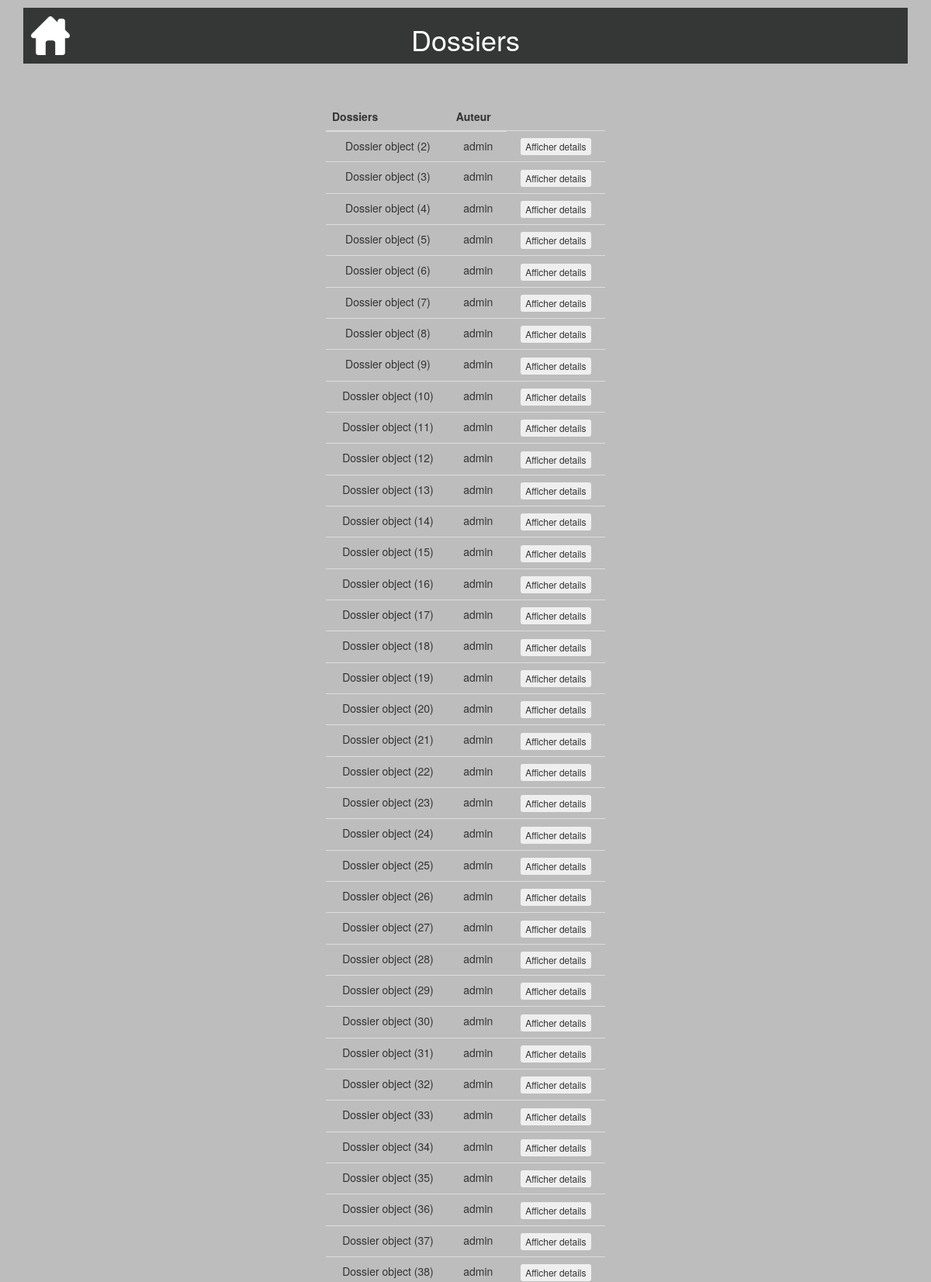
Screenshot of /consultertouslesdossiers/ (signed in, upper part) with the database file from the repository.
### calculdej/models.py (models this page shows, shortened)
class Dossier(models.Model):
    date = models.DateTimeField(default=timezone.now, blank=True, verbose_name="Date création")
    auteur = models.ForeignKey(settings.AUTH_USER_MODEL, on_delete=models.CASCADE)
    dernier = models.BooleanField(default=True)

### consultertouslesdossiers/views.py (the view)
# urls.py: url('consultertouslesdossiers/', include('consultertouslesdossiers.urls')),
@login_required
@user_passes_test(check_user)
def consultertouslesdossiers(request):
    dossiers = Dossier.objects.all()
    return render(request, 'consultertouslesdossiers/consultertouslesdossiers.html', locals())

### consultertouslesdossiers/views.py (called while the page is built)
def check_user(user):
    if user.is_authenticated:
        username = user.get_username()
    return username=='admin'

### consultertouslesdossiers/templates/consultertouslesdossiers/consultertouslesdossiers.html (shortened to what this page needs)
{% extends "base.html" %}
{% block header %}<h1>Dossiers</h1>{% endblock %}
{% block content %}
<table class="table">
  <thead>
       <tr>
           <th>Dossiers</th>
           <th>Auteur</th>
       </tr>
   </thead>
   <tbody>
       {% for d in dossiers %}
       <tr>
           <td>{{ d }}</td>
           <td>{{ d.auteur }}</td>
           <td>
             <form method="post">
                 <button class="btn btn-xs" type="submit" name="btnaffdetails" value="{{d.id}}">Afficher details</button>
             </form>
          </td>
       </tr>
      {%endfor%}
    </tbody>
</table>
{% endblock %}

### static/css/style.css (style rules this page uses)
body { background-color: #BDBDBD; margin-left: auto; margin-right: auto; }

### rows the page displays
Dossier: id "Dossier object (2)", auteur "admin"
Dossier: id "Dossier object (3)", auteur "admin"
Dossier: id "Dossier object (4)", auteur "admin"
Dossier: id "Dossier object (5)", auteur "admin"
Dossier: id "Dossier object (6)", auteur "admin"
Dossier: id "Dossier object (7)", auteur "admin"
Dossier: id "Dossier object (8)", auteur "admin"
Dossier: id "Dossier object (9)", auteur "admin"
Dossier: id "Dossier object (10)", auteur "admin"
Dossier: id "Dossier object (11)", auteur "admin"
Dossier: id "Dossier object (12)", auteur "admin"
Dossier: id "Dossier object (13)", auteur "admin"
Dossier: id "Dossier object (14)", auteur "admin"
Dossier: id "Dossier object (15)", auteur "admin"
Dossier: id "Dossier object (16)", auteur "admin"
Dossier: id "Dossier object (17)", auteur "admin"
Dossier: id "Dossier object (18)", auteur "admin"
Dossier: id "Dossier object (19)", auteur "admin"
Dossier: id "Dossier object (20)", auteur "admin"
Dossier: id "Dossier object (21)", auteur "admin"
Dossier: id "Dossier object (22)", auteur "admin"
Dossier: id "Dossier object (23)", auteur "admin"
Dossier: id "Dossier object (24)", auteur "admin"
Dossier: id "Dossier object (25)", auteur "admin"
Dossier: id "Dossier object (26)", auteur "admin"
Dossier: id "Dossier object (27)", auteur "admin"
Dossier: id "Dossier object (28)", auteur "admin"
Dossier: id "Dossier object (29)", auteur "admin"
Dossier: id "Dossier object (30)", auteur "admin"
Dossier: id "Dossier object (31)", auteur "admin"
Dossier: id "Dossier object (32)", auteur "admin"
Dossier: id "Dossier object (33)", auteur "admin"
Dossier: id "Dossier object (34)", auteur "admin"
Dossier: id "Dossier object (35)", auteur "admin"
Dossier: id "Dossier object (36)", auteur "admin"
Dossier: id "Dossier object (37)", auteur "admin"
Dossier: id "Dossier object (38)", auteur "admin"
